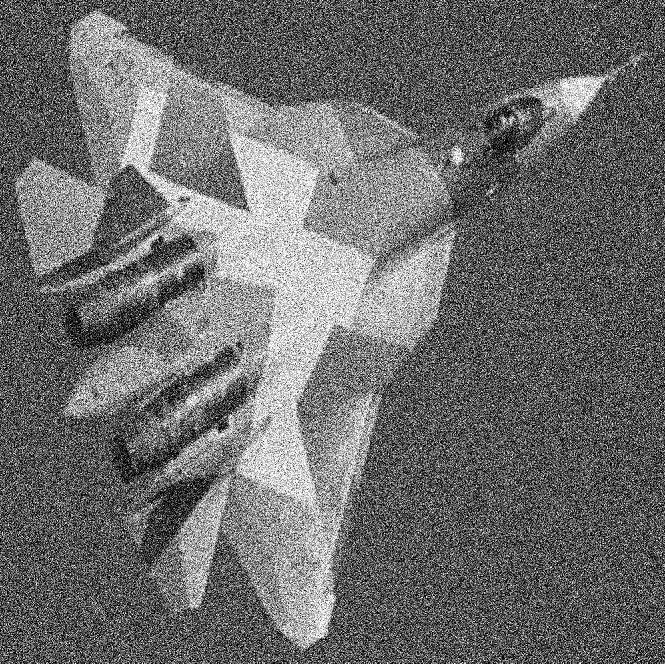
%> input picture S5_19052025/airplane.png, 665 x 664 px
$ octave Ex5_5.m   (GNU Octave 9; MATLAB toolbox functions it lacks are replaced by stand-ins)
%> lines starting %> are read from the running program, lines starting %| are printed output that depends on the picture
%Ex5_5 Noise Low-Pass Filter (LPF)
clear, clc, close all;
%%%%%%%%%%%%%%%%%%%%%%%%%%%%%%%%%%%%%%%%
pkg load image;
Img = imread('airplane.png');
%> Img is the input picture: size 664x665x3 uint8; min 0, max 255, mean 108.5

%construct three different filters
[wx, wy] = meshgrid(-pi : pi/8 : pi, -pi : pi/8 : pi);

%compute frequency responses
%type = '1d_horizontal';
%type = '1d_vertical';
type = '2d';

if strcmp(type, '2d') == 1
  %filter frequency-domain
  H = (1/256) * (1 + 2*cos(wx) + 2*cos(2*wx)) .* (1 + 2*cos(wy) + 2*cos(2*wy));
  h = (1/256) * ones(16); %spatial-domain
elseif strcmp(type, '1d_horizontal') == 1
  H = (1/16) * (1 + 2*cos(wx) + 2*cos(2*wx));
  h = (1/16) * ones(1,16); %row-vector
elseif strcmp(type, '1d_vertical') == 1
  H = (1/16) * (1 + 2*cos(wy) + 2*cos(2*wy));
  h = (1/16) * ones(16,1); %column-vector
end

%plot three filters
FS = 15; %fontsize of caption
figure(1), clf;
surf(wx/pi, wy/pi, abs(H)); axis([-1 1 -1 1 0 1]);
set(gca, 'XTick', -1 : 0.5 : 1, 'YTick', -1 : 0.5 : 1);
xlabel('\omega_x / \pi'); ylabel('\omega_y / \pi');
zlabel('H|(\omega_x, \omega_y|');
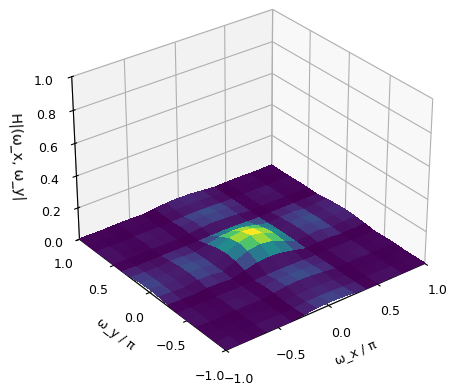
%> figure redrawn from the program's plot data
saveas(1, 'Frequency Responses of Three Filters.jpg');

%apply to filter noisy image
Filtered_Img = imfilter(Img, h, 'symmetric');
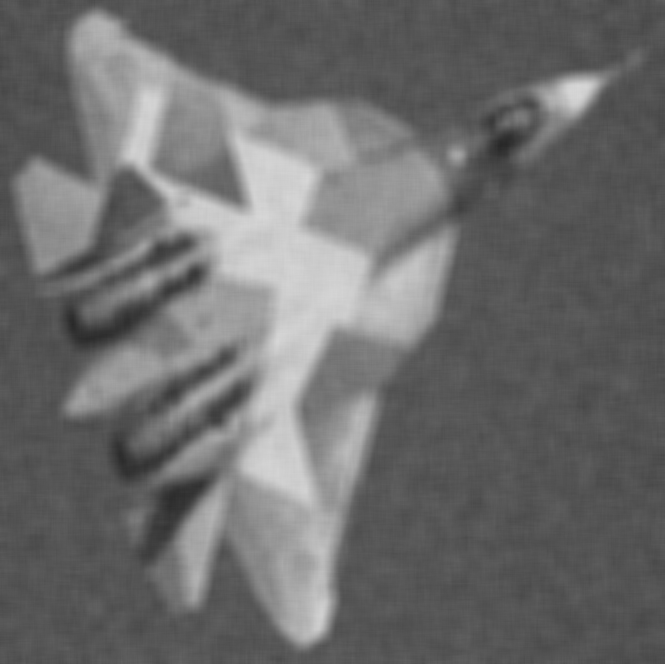
%> Filtered_Img: size 664x665x3 uint8; min 40, max 215, mean 108.5
figure(2), clf;
subplot(1,2,1), imshow(Img), title('Original Image', "fontsize", FS);
subplot(1,2,2), imshow(Filtered_Img), title('Filtered Image', "fontsize", FS);
saveas(2, 'Original vs. Filtered Images.jpg');

$ run again, with S5_19052025/bike.png copied over S5_19052025/airplane.png
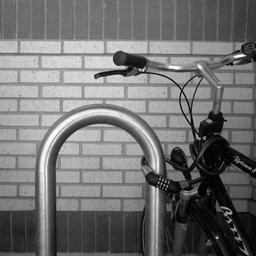
%> input picture S5_19052025/bike.png, 256 x 256 px
%> Img is the input picture: size 256x256 uint8; min 0, max 255, mean 113.2
%> `Filtered_Img = imfilter(Img, h, 'symmetric');`:
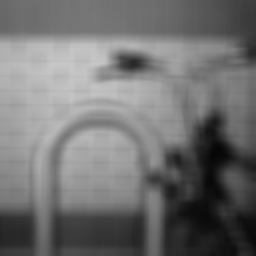
%> Filtered_Img: size 256x256 uint8; min 6, max 200, mean 113
